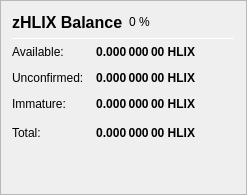
                   <widget class="QFrame" name="frame_ZerocoinBalances">
                    <property name="frameShape">
                     <enum>QFrame::StyledPanel</enum>
                    </property>
                    <property name="frameShadow">
                     <enum>QFrame::Raised</enum>
                    </property>
                    <layout class="QVBoxLayout" name="verticalLayout_7">
                     <item>
                      <layout class="QHBoxLayout" name="horizontalLayout_8" stretch="0">
                       <item>
                        <widget class="QLabel" name="label_5z_3">
                         <property name="minimumSize">
                          <size>
                           <width>0</width>
                           <height>20</height>
                          </size>
                         </property>
                         <property name="font">
                          <font>
                           <pointsize>12</pointsize>
                           <weight>75</weight>
                           <bold>true</bold>
                          </font>
                         </property>
                         <property name="text">
                          <string>zHLIX Balance</string>
                         </property>
                        </widget>
                       </item>
                       <item>
                        <widget class="QLabel" name="labelzHLIXPercent">
                         <property name="text">
                          <string notr="true">0 %</string>
                         </property>
                        </widget>
                       </item>
                       <item>
                        <spacer name="horizontalSpacer_11">
                         <property name="orientation">
                          <enum>Qt::Horizontal</enum>
                         </property>
                         <property name="sizeHint" stdset="0">
                          <size>
                           <width>40</width>
                           <height>20</height>
                          </size>
                         </property>
                        </spacer>
                       </item>
                      </layout>
                     </item>
                     <item>
                      <widget class="Line" name="line_ZerocoinBalance">
                       <property name="minimumSize">
                        <size>
                         <width>0</width>
                         <height>1</height>
                        </size>
                       </property>
                       <property name="maximumSize">
                        <size>
                         <width>16777215</width>
                         <height>1</height>
                        </size>
                       </property>
                       <property name="orientation">
                        <enum>Qt::Horizontal</enum>
                       </property>
                      </widget>
                     </item>
                     <item>
                      <layout class="QGridLayout" name="gridLayout_5">
                       <property name="spacing">
                        <number>12</number>
                       </property>
                       <item row="1" column="0">
                        <widget class="QLabel" name="labelzBalanceMatureText">
                         <property name="toolTip">
                          <string>Mature: more than 20 confirmation and more than 3 mints of the same denomination after it was minted.
These zHLIX are spendable.</string>
                         </property>
                         <property name="text">
                          <string>Available:</string>
                         </property>
                        </widget>
                       </item>
                       <item row="1" column="1">
                        <widget class="QLabel" name="labelzBalanceMature">
                         <property name="font">
                          <font>
                           <weight>75</weight>
                           <bold>true</bold>
                          </font>
                         </property>
                         <property name="toolTip">
                          <string>Mature: more than 20 confirmation and more than 3 mints of the same denomination after it was minted.
These zHLIX are spendable.</string>
                         </property>
                         <property name="text">
                          <string notr="true">0.000 000 00 HLIX</string>
                         </property>
                         <property name="alignment">
                          <set>Qt::AlignRight|Qt::AlignTrailing|Qt::AlignVCenter</set>
                         </property>
                        </widget>
                       </item>
                       <item row="2" column="0">
                        <widget class="QLabel" name="labelzBalanceUnconfirmedText">
                         <property name="toolTip">
                          <string>Unconfirmed: less than 20 confirmations
Immature: confirmed, but less than 3 mints of the same denomination after it was minted</string>
                         </property>
                         <property name="text">
                          <string>Unconfirmed:</string>
                         </property>
                        </widget>
                       </item>
                       <item row="2" column="1">
                        <widget class="QLabel" name="labelzBalanceUnconfirmed">
                         <property name="font">
                          <font>
                           <weight>75</weight>
                           <bold>true</bold>
                          </font>
                         </property>
                         <property name="toolTip">
                          <string>Unconfirmed: less than 20 confirmations
Immature: confirmed, but less than 3 mints of the same denomination after it was minted</string>
                         </property>
                         <property name="text">
                          <string notr="true">0.000 000 00 HLIX</string>
                         </property>
                         <property name="alignment">
                          <set>Qt::AlignRight|Qt::AlignTrailing|Qt::AlignVCenter</set>
                         </property>
                        </widget>
                       </item>
                       <item row="3" column="0">
                        <widget class="QLabel" name="labelzBalanceImmatureText">
                         <property name="toolTip">
                          <string>Unconfirmed: less than 20 confirmations
Immature: confirmed, but less than 3 mints of the same denomination after it was minted</string>
                         </property>
                         <property name="text">
                          <string>Immature:</string>
                         </property>
                        </widget>
                       </item>
                       <item row="3" column="1">
                        <widget class="QLabel" name="labelzBalanceImmature">
                         <property name="font">
                          <font>
                           <weight>75</weight>
                           <bold>true</bold>
                          </font>
                         </property>
                         <property name="toolTip">
                          <string>Unconfirmed: less than 20 confirmations
Immature: confirmed, but less than 3 mints of the same denomination after it was minted</string>
                         </property>
                         <property name="text">
                          <string notr="true">0.000 000 00 HLIX</string>
                         </property>
                         <property name="alignment">
                          <set>Qt::AlignRight|Qt::AlignTrailing|Qt::AlignVCenter</set>
                         </property>
                        </widget>
                       </item>
                       <item row="4" column="0">
                        <widget class="QLabel" name="labelzBalanceText">
                         <property name="toolTip">
                          <string>Your current zHLIX balance, unconfirmed and immature zHLIX included.</string>
                         </property>
                         <property name="text">
                          <string>Total:</string>
                         </property>
                        </widget>
                       </item>
                       <item row="4" column="1">
                        <widget class="QLabel" name="labelzBalance">
                         <property name="font">
                          <font>
                           <weight>75</weight>
                           <bold>true</bold>
                          </font>
                         </property>
                         <property name="cursor">
                          <cursorShape>IBeamCursor</cursorShape>
                         </property>
                         <property name="toolTip">
                          <string>Your current zHLIX balance, unconfirmed and immature zHLIX included.</string>
                         </property>
                         <property name="text">
                          <string notr="true">0.000 000 00 HLIX</string>
                         </property>
                         <property name="alignment">
                          <set>Qt::AlignRight|Qt::AlignTrailing|Qt::AlignVCenter</set>
                         </property>
                         <property name="textInteractionFlags">
                          <set>Qt::LinksAccessibleByMouse|Qt::TextSelectableByKeyboard|Qt::TextSelectableByMouse</set>
                         </property>
                        </widget>
                       </item>
                       <item row="4" column="2">
                        <spacer name="horizontalSpacer_4">
                         <property name="orientation">
                          <enum>Qt::Horizontal</enum>
                         </property>
                         <property name="sizeHint" stdset="0">
                          <size>
                           <width>40</width>
                           <height>20</height>
                          </size>
                         </property>
                        </spacer>
                       </item>
                      </layout>
                     </item>
                     <item>
                      <spacer name="verticalSpacer_4">
                       <property name="orientation">
                        <enum>Qt::Vertical</enum>
                       </property>
                       <property name="sizeHint" stdset="0">
                        <size>
                         <width>20</width>
                         <height>40</height>
                        </size>
                       </property>
                      </spacer>
                     </item>
                    </layout>
                   </widget>
